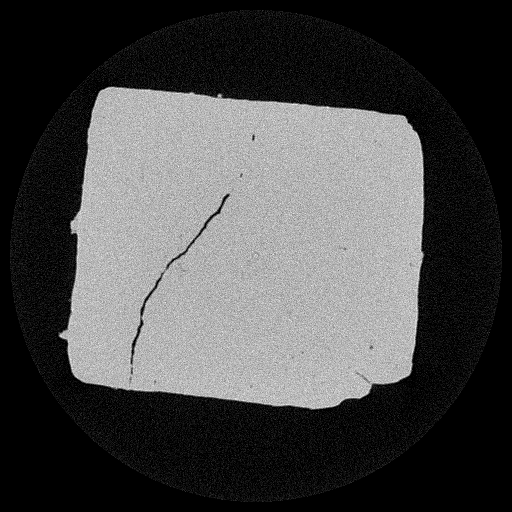
#> input picture myPaper/0-00203.bmp, 512 x 512 px
$ python imagePreprocess_Function.py
#> lines starting #> are read from the running program, lines starting #| are printed output that depends on the picture; after the words box and inside, x2 and y2 are one past the last pixel; in counts of white or black regions, pixels touching at a corner belong together
#> further down, img is the input picture: shape (512, 512, 3); min 0, max 255, mean 73.1
import cv2
import numpy as np


def gray_scale(image):
    # image = cv2.cvtColor(image, cv2.COLOR_RGB2GRAY)
    rows, cols = image.shape
    flat_gray = image.reshape((cols * rows,)).tolist()
    A = min(flat_gray)
    B = max(flat_gray)
    print('A = %d,B = %d' % (A, B))
    output = np.uint8(255 / (B - A) * (image - A) + 0.5)
    return output


def my_gray_scale(image, T, M):
    copy = image.copy()
    print('T = %d,M = %d' % (T, M))
    for i in range(copy.shape[0]):
        for j in range(copy.shape[1]):
            if copy[i, j] > T:
                copy[i, j] = np.uint8(255)
            if copy[i, j] < M:
                copy[i, j] = np.uint8(0)

    return copy


# 高斯模板
def imgGaussian(sigma):
    img_h = img_w = 2 * sigma + 1
    gaussian_mat = np.zeros((img_h, img_w))
    # max_probability=np.exp(-0.5 * (0 ** 2 + 0 ** 2) / (sigma ** 2))
    for x in range(-sigma, sigma + 1):
        for y in range(-sigma, sigma + 1):
            probability = np.exp(-0.5 * (x ** 2 + y ** 2) / (sigma ** 2))
            gaussian_mat[x + sigma][y + sigma] = 255 * (1 - probability / 1)

    return gaussian_mat

def fusion_crack(img,hight,width,threshold):
#> called with hight = 15, width = 2, threshold = 0
    dst_Gauss = cv2.GaussianBlur(img, (3, 3), 0)  # 高斯模糊
    # cv2.imshow("Gaussian_Blur", dst_Gauss)
    retval, dst_OSTU = cv2.threshold(dst_Gauss, 0, 255, cv2.THRESH_OTSU)  # 方法选择为THRESH_OTSU
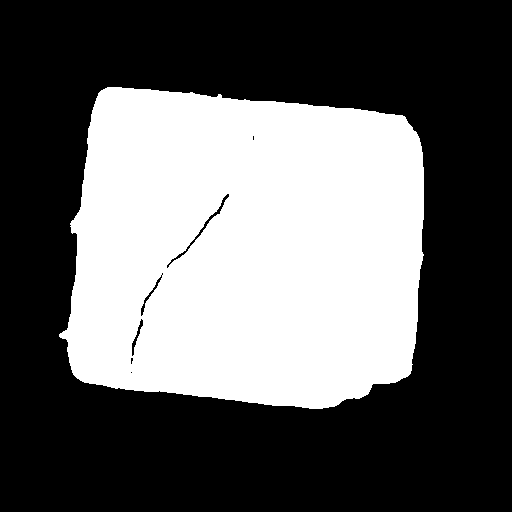
#> dst_OSTU: shape (512, 512); 38.2% white; 1 white region, box (x1, y1, x2, y2) and area: (59, 87, 424, 409) 100238
#> retval = 93
    # cv2.imshow("THRESH_OTSU", dst_OSTU)
    # cv2.imshow("OTSU", dst_OSTU)
    # print("threshole:", retval)
    dst_gray = my_gray_scale(dst_Gauss, retval, 10)
#| T = 93,M = 10
    # cv2.imshow("gray_scale", dst_gray)
    kernel = np.ones((hight, width), np.uint8)
    erosion = cv2.erode(dst_gray, kernel)
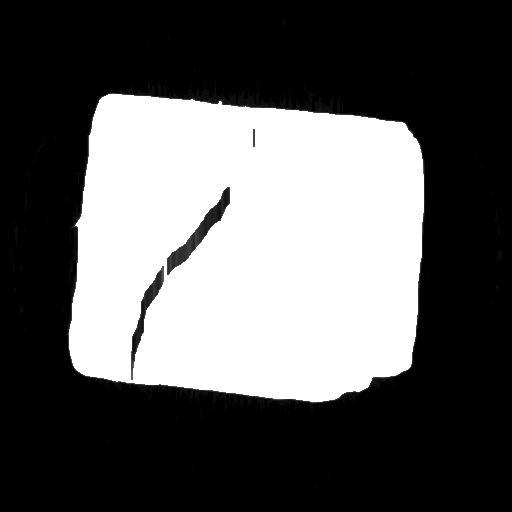
#> erosion: shape (512, 512); min 0, max 255, mean 91.5
    # dilation = cv2.dilate(erosion, kernel, iterations=1)
    h=len(img)
#> h = 512
    w=len(img[0])
#> w = 512
    for i in range(h):
        for j in range(w):
            if erosion[i][j]!=dst_gray[i][j]:
                img[i][j]=0
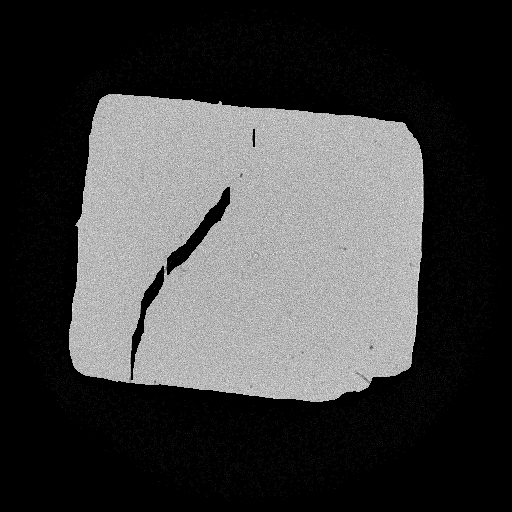
#> img: shape (512, 512); min 0, max 255, mean 65.2


if __name__ == "__main__":
    img = cv2.imread("0-00203.bmp")
    # print(img.shape)
    img = cv2.cvtColor(img, cv2.COLOR_BGR2GRAY)
    cv2.imshow('original_image', img)
    fusion_crack(img,15,2,0)
    cv2.imshow('fusion_crack', img)

    cv2.waitKey()
    cv2.destroyAllWindows()
